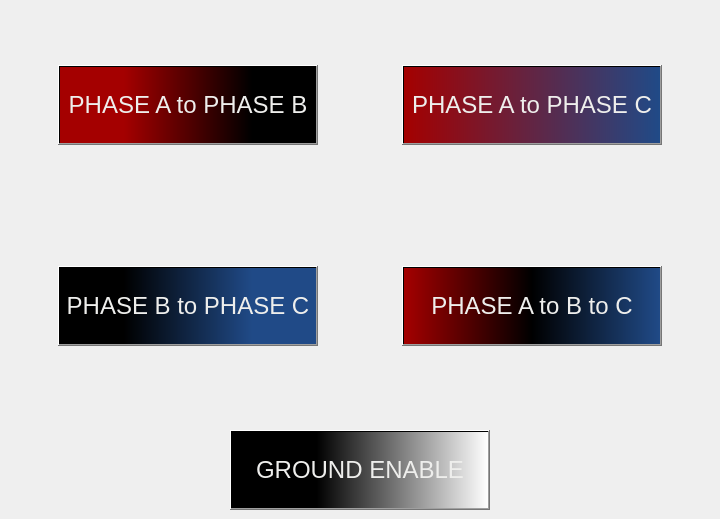
            <widget class="QWidget" name="Loc1_Multi">
             <widget class="QWidget" name="gridLayoutWidget_17">
              <property name="geometry">
               <rect>
                <x>10</x>
                <y>-20</y>
                <width>701</width>
                <height>451</height>
               </rect>
              </property>
              <layout class="QGridLayout" name="gridLayout_Loc1M">
               <property name="spacing">
                <number>36</number>
               </property>
               <item row="1" column="0">
                <widget class="QPushButton" name="btn_loc1_BC">
                 <property name="minimumSize">
                  <size>
                   <width>260</width>
                   <height>80</height>
                  </size>
                 </property>
                 <property name="maximumSize">
                  <size>
                   <width>260</width>
                   <height>80</height>
                  </size>
                 </property>
                 <property name="font">
                  <font>
                   <pointsize>18</pointsize>
                  </font>
                 </property>
                 <property name="styleSheet">
                  <string notr="true">color: rgb(238, 238, 236);
background-color: qlineargradient(spread:pad, x1:0, y1:0, x2:1, y2:0, stop:0.25 rgba(0, 0, 0, 255), stop:0.75 rgba(32, 74, 135, 255));
alternate-background-color: rgb(252, 233, 79);</string>
                 </property>
                 <property name="text">
                  <string>PHASE B to PHASE C</string>
                 </property>
                </widget>
               </item>
               <item row="0" column="0">
                <widget class="QPushButton" name="btn_loc1_AB">
                 <property name="minimumSize">
                  <size>
                   <width>260</width>
                   <height>80</height>
                  </size>
                 </property>
                 <property name="maximumSize">
                  <size>
                   <width>160</width>
                   <height>80</height>
                  </size>
                 </property>
                 <property name="font">
                  <font>
                   <pointsize>18</pointsize>
                  </font>
                 </property>
                 <property name="styleSheet">
                  <string notr="true">color: rgb(238, 238, 236);
background-color: qlineargradient(spread:pad, x1:0, y1:0, x2:1, y2:0, stop:0.25 rgba(164, 0, 0, 255), stop:0.75 rgba(0, 0, 0, 255));
alternate-background-color: rgb(252, 233, 79);
</string>
                 </property>
                 <property name="text">
                  <string>PHASE A to PHASE B</string>
                 </property>
                </widget>
               </item>
               <item row="1" column="1">
                <widget class="QPushButton" name="btn_loc1_ABC">
                 <property name="minimumSize">
                  <size>
                   <width>260</width>
                   <height>80</height>
                  </size>
                 </property>
                 <property name="maximumSize">
                  <size>
                   <width>260</width>
                   <height>80</height>
                  </size>
                 </property>
                 <property name="font">
                  <font>
                   <pointsize>18</pointsize>
                  </font>
                 </property>
                 <property name="styleSheet">
                  <string notr="true">color: rgb(238, 238, 236);
background-color: qlineargradient(spread:pad, x1:0, y1:0, x2:1, y2:0, stop:0 rgba(164, 0, 0, 255), stop:0.5 rgba(0, 0, 0, 255), stop:1 rgba(32, 74, 135, 255));
alternate-background-color: rgb(252, 233, 79);</string>
                 </property>
                 <property name="text">
                  <string>PHASE A to B to C</string>
                 </property>
                </widget>
               </item>
               <item row="0" column="1">
                <widget class="QPushButton" name="btn_loc1_AC">
                 <property name="minimumSize">
                  <size>
                   <width>260</width>
                   <height>80</height>
                  </size>
                 </property>
                 <property name="maximumSize">
                  <size>
                   <width>260</width>
                   <height>80</height>
                  </size>
                 </property>
                 <property name="font">
                  <font>
                   <pointsize>18</pointsize>
                  </font>
                 </property>
                 <property name="styleSheet">
                  <string notr="true">color: rgb(238, 238, 236);
background-color: qlineargradient(spread:pad, x1:0, y1:0, x2:1, y2:0, stop:0 rgba(164, 0, 0, 255), stop:1 rgba(32, 74, 135, 255));
alternate-background-color: rgb(252, 233, 79);</string>
                 </property>
                 <property name="text">
                  <string>PHASE A to PHASE C</string>
                 </property>
                </widget>
               </item>
              </layout>
             </widget>
             <widget class="QPushButton" name="btn_loc1_GRND">
              <property name="geometry">
               <rect>
                <x>230</x>
                <y>430</y>
                <width>260</width>
                <height>80</height>
               </rect>
              </property>
              <property name="minimumSize">
               <size>
                <width>260</width>
                <height>80</height>
               </size>
              </property>
              <property name="maximumSize">
               <size>
                <width>260</width>
                <height>80</height>
               </size>
              </property>
              <property name="font">
               <font>
                <pointsize>18</pointsize>
               </font>
              </property>
              <property name="styleSheet">
               <string notr="true">color: rgb(238, 238, 236);
background-color: qlineargradient(spread:pad, x1:0, y1:0, x2:1, y2:0, stop:0.33 rgba(0, 0, 0, 255), stop:1 rgba(255, 255, 255, 255));</string>
              </property>
              <property name="text">
               <string>GROUND ENABLE</string>
              </property>
             </widget>
            </widget>
